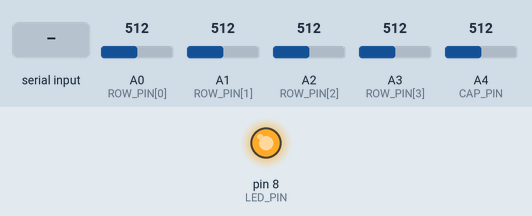
A sketch run on a simulated Arduino Uno, built with avr-gcc and run on an emulated ATmega328P. On the bench: output pins drawn as LEDs (lit = HIGH). The inputs (shaded band) are chosen by the test bench; at power-on: A0 (ROW_PIN[0]) = 512, A1 (ROW_PIN[1]) = 512, A2 (ROW_PIN[2]) = 512, A3 (ROW_PIN[3]) = 512, A4 (CAP_PIN) = 512. What the sketch prints to the serial monitor is not drawn.

Above: at 1.2 s.
1.3 s: "r" received over Serial
Timing chart, 0 to 4.3 s (numbered marks = the images above; inputs shaded):
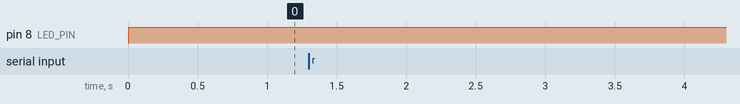

The sketch:

piezo_array_5x4.ino
```cpp
// [저장소 메모] 2026-11-13 5x4 타일 설계용. 아직 하드웨어에서 실행하지 않았다(부품 주문 전).
//   주의 1: 디스크마다 붙는 브리지 정류기가 약 0.7~1 V를 먹는다 -> 손가락으로 누르면(1.1~1.3 V) 거의 0으로 읽힐 수 있다.
//          고장이 아니다. 발로 밟아서 시험할 것.
//   주의 2: 행 부하 1.1 MΩ x 디스크 약 20 nF = 시정수 약 22 ms. 누름(약 0.1 s)보다 짧아 A0 값은 개방전압이 아니다.
//   주의 3: 분해능 = 5 V / 1023 x 11 = 행 전압 기준 1칸 약 53.7 mV.

// 유리프 압전 타일 5x4 측정 코드 — Arduino Uno
// A0~A3 : ROW1~4 측정 노드 (R1 1MΩ / R2 100kΩ 분압)   → S모드
// A4    : 저장 커패시터 노드 (R3 10MΩ / R4 2.2MΩ 분압) → E모드
// 시리얼 115200. 'r' 를 보내면 RAW 파형 출력 켜기/끄기

const float VREF = 5.00;                  // 멀티미터로 잰 5V 핀 실제 전압으로 바꿀 것
const float R1 = 1000000.0, R2 = 100000.0;  // 실측 저항값으로 바꿀 것
const float R3 = 10000000.0, R4 = 2200000.0;
const float C_STORE = 47e-6;              // 47 µF

const int ROW_PIN[4] = {A0, A1, A2, A3};
const int CAP_PIN = A4;
const int LED_PIN = 8;                    // 발걸음 표시용 (USB 전원 — 발전 증거 아님)

const float TH_ON  = 1.0;                 // 발걸음 시작: 어느 행이든 1.0 V 초과
const float TH_OFF = 0.3;                 // 발걸음 끝: 모든 행 0.3 V 미만이 50 ms 지속
const unsigned long SAMPLE_US = 1000;     // 1 kHz (5채널 순차 읽기)
const unsigned long NONE = 0xFFFFFFFF;

float kRow, kCap, dt;
bool inStep = false, rawMode = false;
unsigned long lastSample, lastCapPrint, stepStart, quietSince, stepCount = 0;
float peakV[4], energyJ[4];
unsigned long firstHit[4];
byte rawDiv = 0;

void setup() {
  Serial.begin(115200);
  pinMode(LED_PIN, OUTPUT);
  kRow = VREF / 1023.0 * (R1 + R2) / R2;   // ADC 값 → 행 버스 실제 전압
  kCap = VREF / 1023.0 * (R3 + R4) / R4;   // ADC 값 → 커패시터 실제 전압
  dt = SAMPLE_US * 1e-6;
  Serial.println(F("# STEP,번호,시작ms,지속ms,피크1~4(V),에너지1~4(uJ),첫접촉1~4(ms,-1=없음)"));
  Serial.println(F("# CAP,ms,Vcap(V),E=1/2CV^2(uJ)"));
  lastSample = micros();
}

void endStep(unsigned long ms) {
  stepCount++;
  Serial.print(F("STEP,")); Serial.print(stepCount); Serial.print(',');
  Serial.print(stepStart); Serial.print(','); Serial.print(ms - stepStart);
  for (int i = 0; i < 4; i++) { Serial.print(','); Serial.print(peakV[i], 2); }
  for (int i = 0; i < 4; i++) { Serial.print(','); Serial.print(energyJ[i] * 1e6, 3); }
  for (int i = 0; i < 4; i++) {
    Serial.print(',');
    if (firstHit[i] == NONE) Serial.print(-1); else Serial.print(firstHit[i]);
  }
  Serial.println();
  inStep = false;
  digitalWrite(LED_PIN, LOW);
}

void loop() {
  if (Serial.available()) { if (Serial.read() == 'r') rawMode = !rawMode; }

  unsigned long now = micros();
  if (now - lastSample < SAMPLE_US) return;
  lastSample += SAMPLE_US;
  if (now - lastSample > 10 * SAMPLE_US) lastSample = now;   // 밀리면 재동기화

  unsigned long ms = millis();
  float v[4], vmax = 0;
  for (int i = 0; i < 4; i++) {
    v[i] = analogRead(ROW_PIN[i]) * kRow;
    if (v[i] > vmax) vmax = v[i];
  }

  if (!inStep && vmax > TH_ON) {                 // 발걸음 시작
    inStep = true; stepStart = ms; quietSince = 0;
    for (int i = 0; i < 4; i++) { peakV[i] = 0; energyJ[i] = 0; firstHit[i] = NONE; }
    digitalWrite(LED_PIN, HIGH);
  }

  if (inStep) {
    for (int i = 0; i < 4; i++) {
      if (v[i] > peakV[i]) peakV[i] = v[i];
      energyJ[i] += v[i] * v[i] / (R1 + R2) * dt;   // 부하(R1+R2)에 전달된 에너지
      if (firstHit[i] == NONE && v[i] > TH_ON) firstHit[i] = ms - stepStart;
    }
    if (vmax < TH_OFF) {
      if (quietSince == 0) quietSince = ms;
      else if (ms - quietSince > 50) endStep(ms);
    } else quietSince = 0;
    if (inStep && ms - stepStart > 3000) endStep(ms);   // 3초 넘게 서 있으면 끊기
  }

  if (rawMode && ++rawDiv >= 4) {                // 250 Hz 파형 출력
    rawDiv = 0;
    Serial.print(F("RAW,")); Serial.print(ms);
    for (int i = 0; i < 4; i++) { Serial.print(','); Serial.print(v[i], 2); }
    Serial.println();
  }

  if (ms - lastCapPrint >= 1000) {               // 1초마다 저장 커패시터
    lastCapPrint = ms;
    float vc = analogRead(CAP_PIN) * kCap;
    Serial.print(F("CAP,")); Serial.print(ms); Serial.print(',');
    Serial.print(vc, 3); Serial.print(',');
    Serial.println(0.5 * C_STORE * vc * vc * 1e6, 2);
  }
}
```
